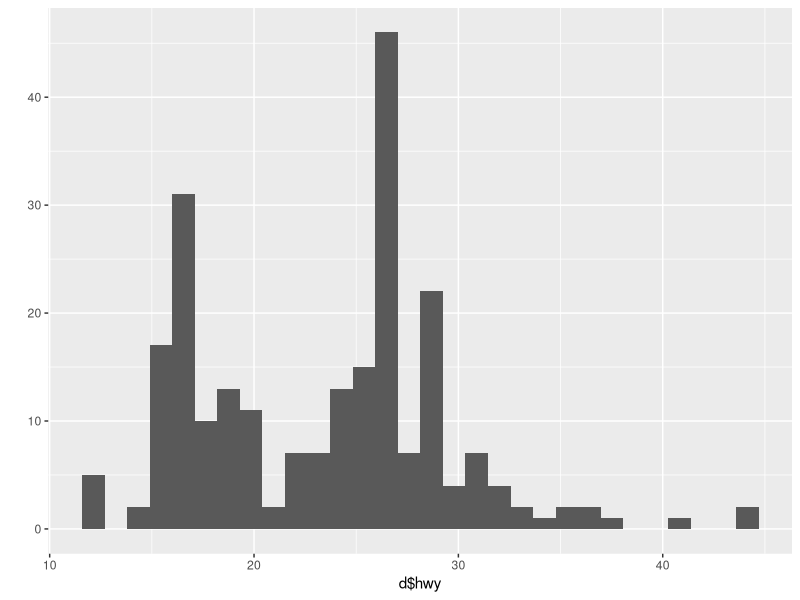
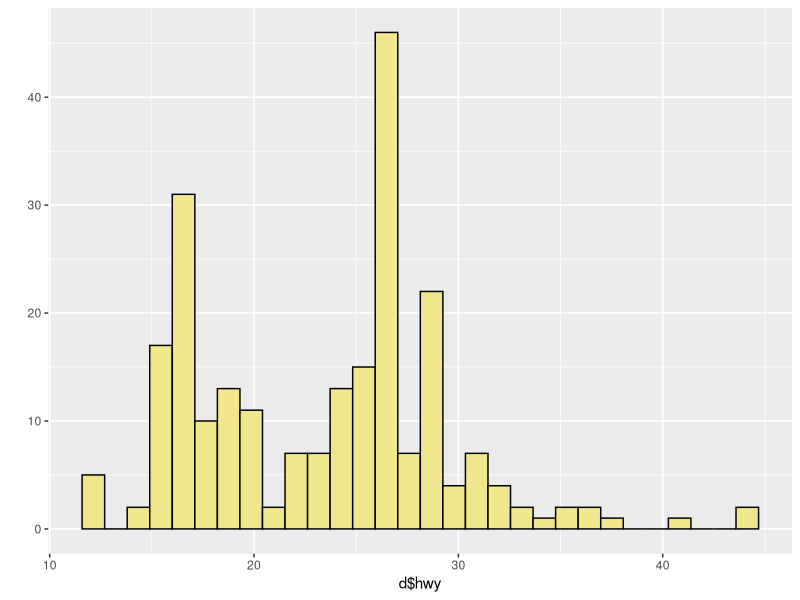
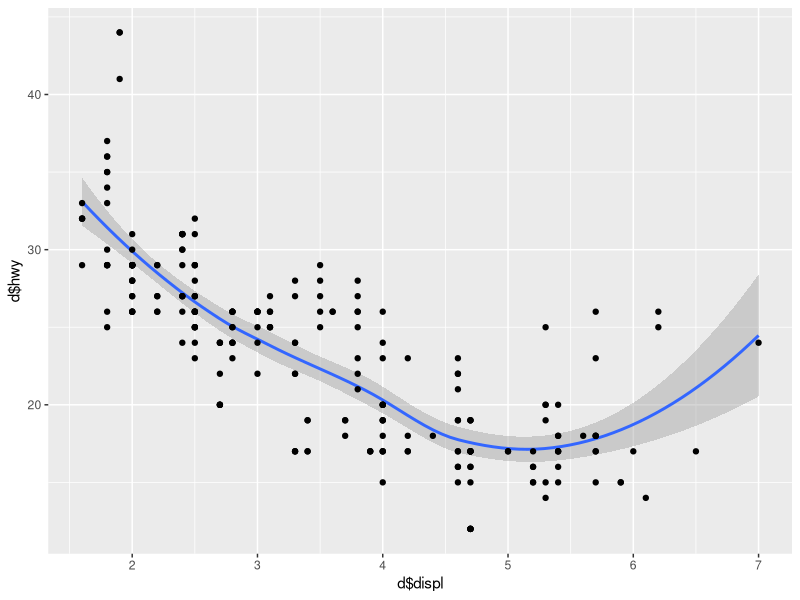
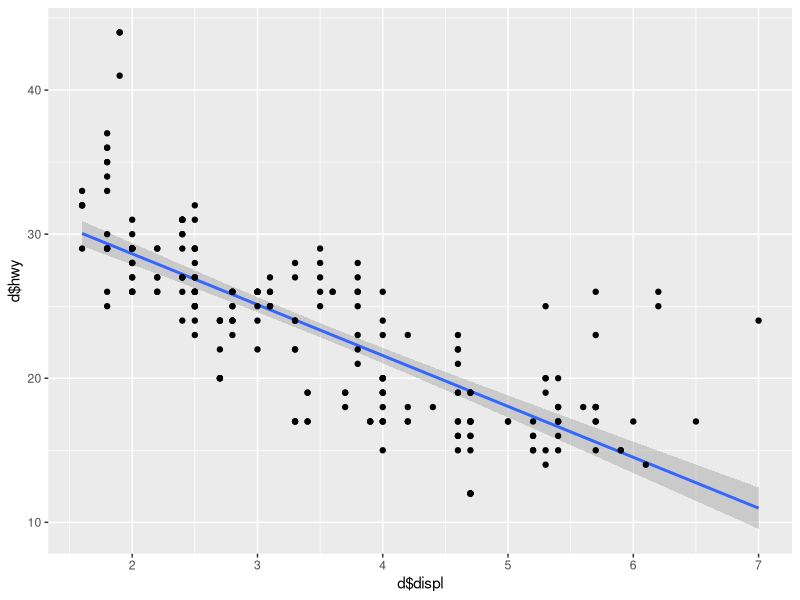
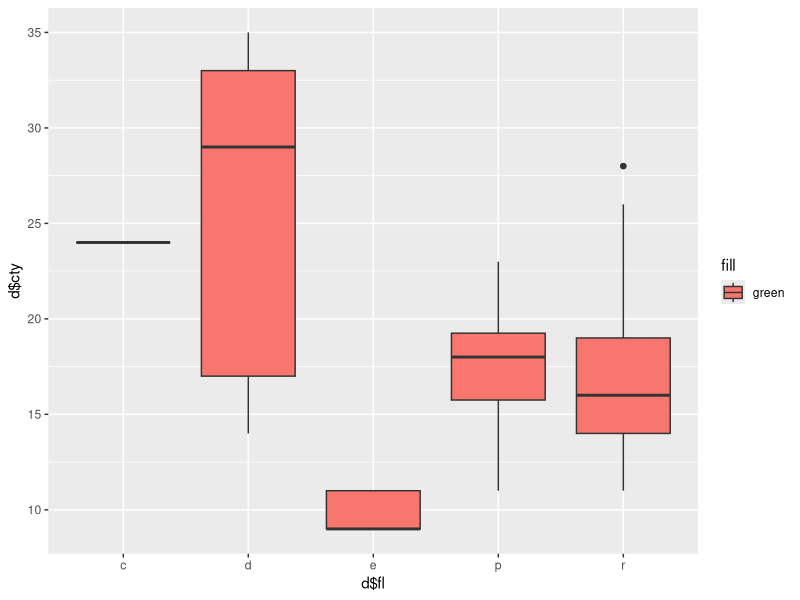
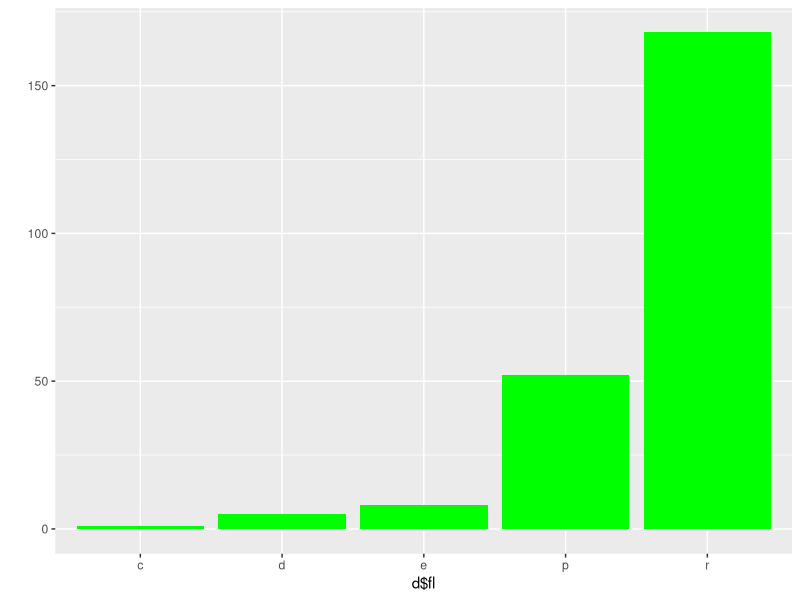
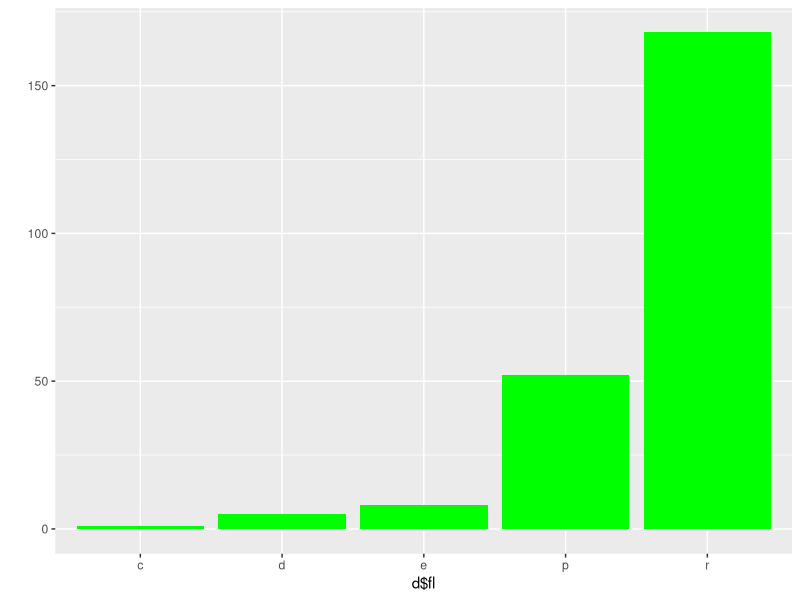
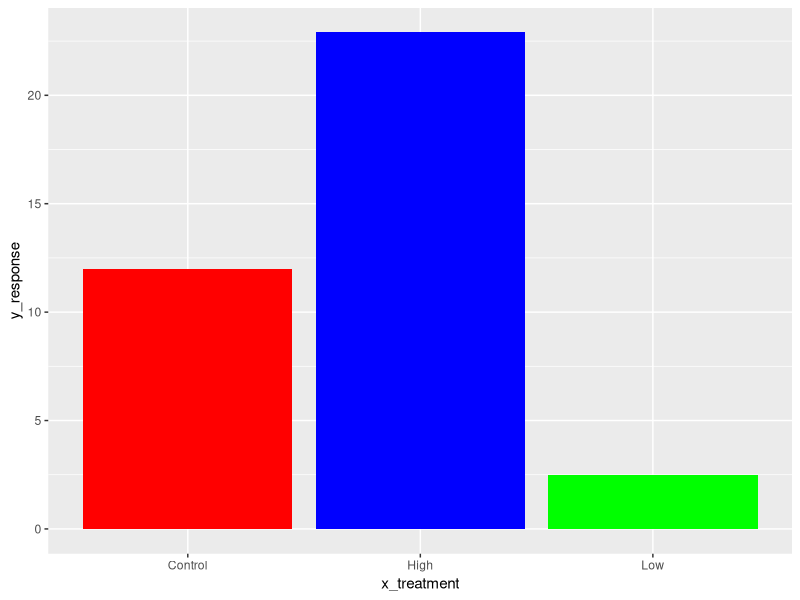

The R script that drew these images, in order:
## ---- chunk 1
library(ggplot2)
library(ggthemes)
library(patchwork)
d <- mpg # use built in mpg data frame
str(d)
table(d$fl) #fuel regular, diesel, ethanol, premium, cng
## ---- chunk 2
# basic histogram
qplot(x=d$hwy)
qplot(x=d$hwy,fill=I("khaki"),color=I("black"))

# basic scatter plot
qplot(x=d$displ,y=d$hwy,geom=c("smooth","point"))
qplot(x=d$displ,y=d$hwy,geom=c("smooth","point"),method="lm")
# basic boxplot
qplot(x=d$fl, y=d$cty,geom="boxplot",fill="green")       
# basic barplot (long format)
qplot(x=d$fl,geom="bar",fill=I("green"))
qplot(x=d$fl,geom="bar",fill=I("green"))
# bar plot with specified counts or means
x_treatment <- c("Control","Low","High")
y_response <- c(12,2.5,22.9)
qplot(x=x_treatment,y=y_response,geom="col",fill=I(c("red","green","blue")))

## ---- chunk 3
 p1 <- ggplot(data=d, mapping=aes(x=displ,y=cty, color=cyl)) + geom_point()
 print(p1)
 
 p1 + theme_bw() # good with grid lines
 p1 + theme_classic() # no grid lines
 p1 + theme_linedraw() # black frame
 p1 + theme_dark() # good for brightly colored points
 p1 + theme_base() # mimics base R
 p1 + theme_par() # matches current par settings in base
 p1 + theme_void() # shows data only
 p1 + theme_solarized() # good for web pages
 p1 + theme_economist() # many specialized themes
 p1 + theme_grey() # ggplots default theme
## ---- chunk 4
 # use theme parameters to modify font and font size
 p1 + theme_classic(base_size=40,base_family="serif")
 # defaults: theme_grey, base_size=16,base_family="Helvetica")
 # font families (Mac): Times, Ariel, Monaco, Courier, Helvetica, serif,sans
 
# use coordinate_flip to invert entire plot
 p2 <- ggplot(data=d, aes(x=fl,fill=fl)) + 
       geom_bar()
 print(p2)
 p2 + coord_flip() + theme_grey(base_size=20,base_family="sans")
## ---- chunk 5
 p1 <- ggplot(data=d, aes(x=displ,y=cty)) + 
       geom_point(size=7,
                  shape=21,
                  color="black",
                  fill="steelblue") +
       labs(title="My graph title here",
            subtitle="An extended subtitle that will print below the main title",
            x="My x axis label",
            y="My y axis label") +
            xlim(0,4) + ylim(0,20)
print(p1)
## ---- chunk 6
# ggplot(data=d, aes(x = cyl, y = mpg, fill=cyl)) +
#   geom_boxplot() +
  #scale_fill_manual(values = c("slategray", "#e74c3c", "darkblue"))




